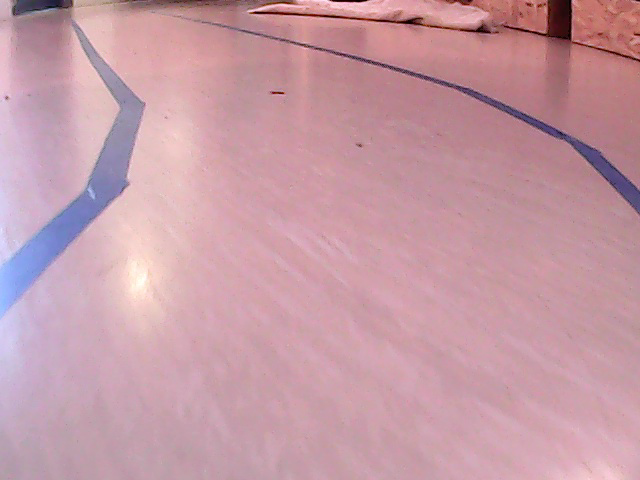
#> input picture frame 5 of videos/30_juni_1.avi, 640 x 480 px, given in place of test.avi, which was not available
$ jupyter execute blue-video-processing.ipynb
#> lines starting #> are read from the running program, lines starting #| are printed output that depends on the picture; after the words box and inside, x2 and y2 are one past the last pixel; in counts of white or black regions, pixels touching at a corner belong together; pictures that were not available may be replaced by others from this repository, and a replacement may not be noted
#> further down, frame is the input picture: shape (480, 640, 3); mean B, G, R 165.8, 154.7, 198
[cell 1]
import cv2
import numpy as np
import math

filename = "test.avi"

video = cv2.VideoCapture(filename)
history = []

def write(image, txt, lineno=1):
    cv2.putText(image, txt, (10,340+40*lineno), cv2.FONT_HERSHEY_SIMPLEX, 0.8, (209, 80, 0, 255), 3)

def get_dy(clean_image, drawable_image):
    # gaussian blur
    blurred = cv2.GaussianBlur(clean_image,(25,25),0)
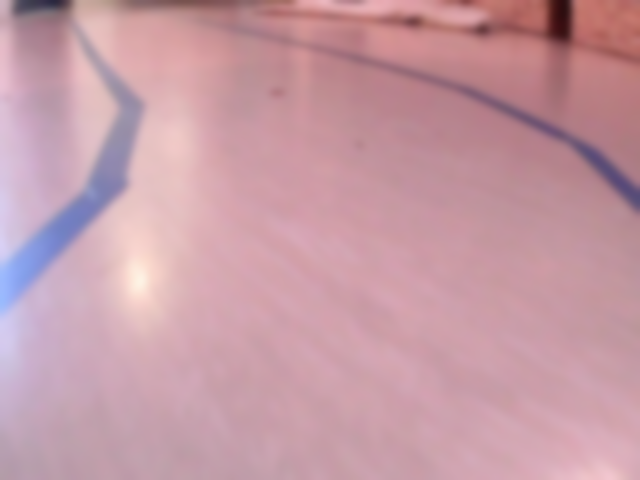
#> blurred: shape (480, 640, 3); mean B, G, R 165.8, 154.7, 198

    hsv = cv2.cvtColor(blurred, cv2.COLOR_BGR2HSV)
#> hsv: shape (480, 640, 3); mean H, S, V 156.8, 58.8, 199.7
    bw = cv2.cvtColor(blurred, cv2.COLOR_BGR2GRAY)
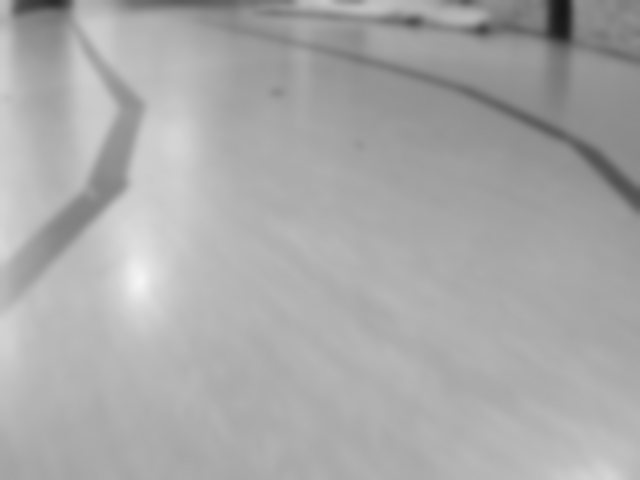
#> bw: shape (480, 640); min 23, max 244, mean 168.9

    blue_lower = np.array([  100, 100, 70])
    blue_upper = np.array([  135, 255, 255])

    # Threshold the HSV image to get only blue colors
    mask = cv2.inRange(hsv, blue_lower, blue_upper)
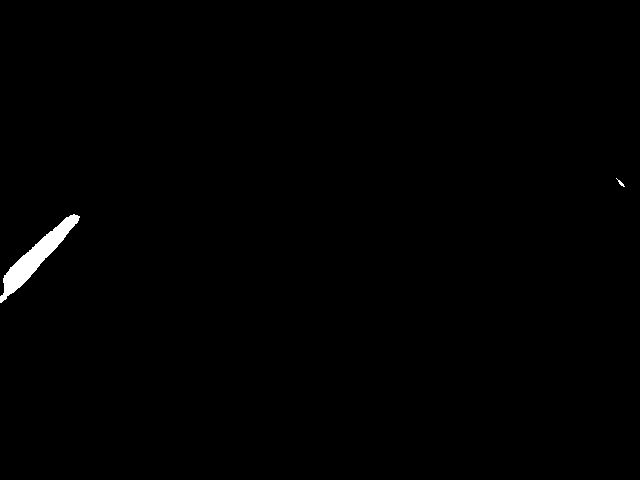
#> mask: shape (480, 640); 0.57% white; 2 white regions, box (x1, y1, x2, y2) and area: (0, 214, 80, 303) 1740, (616, 178, 625, 187) 23

    # canny
    Threshold1 = 5;
    Threshold2 = 40;
    FilterSize = 1
    edge = cv2.Canny(bw, Threshold1, Threshold2, FilterSize)
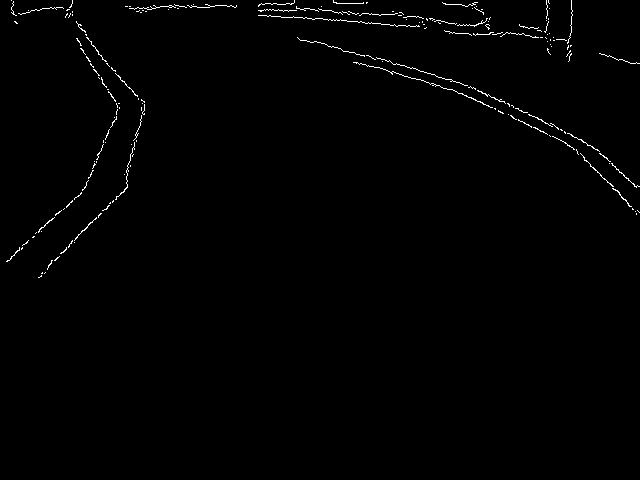
#> edge: shape (480, 640); 0.84% white in thin lines or dots, all inside (x1, y1, x2, y2) = (6, 0, 640, 278)
    edge = cv2.blur(edge,(5,5))
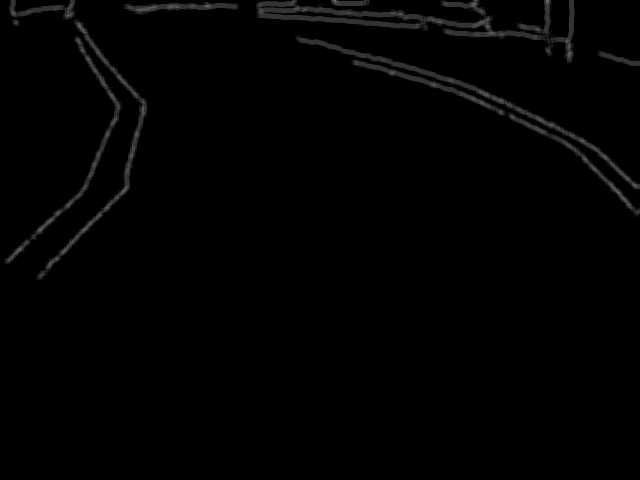
#> edge: shape (480, 640); min 0, max 112, mean 2.1

    both = cv2.bitwise_and(edge, mask)
#> both: shape (480, 640); every value is 0

    # Bitwise-AND mask and original image
    res = cv2.bitwise_and(blurred,blurred, mask=mask)

    contours,h = cv2.findContours(mask,cv2.RETR_EXTERNAL, cv2.CHAIN_APPROX_SIMPLE)
#> contours = 2 contours, 1 with area under 20; largest, box (x1, y1, x2, y2) and area: (0, 214, 80, 303) 1636; h = [[1, -1, -1, -1], [-1, 0, -1, -1]]
    lowest_points = []

    for cnt in contours:
        length = cv2.arcLength(cnt,True)
        approx = cv2.approxPolyDP(cnt,0.005*length,True)

        area = cv2.contourArea(cnt)
        area_per_el = area / len(approx)
        length_per_el = length / len(approx)
        if length_per_el > 50:
            points = sorted(approx, key=lambda x: x[0][1], reverse=True)
            lowest_points.append(points[0][0])

            cv2.drawContours(drawable_image, [approx], -1, (255, 0, 0), 2)
#> this loop made 2 passes
#> (length, area, area_per_el, length_per_el) on pass 1: (259.3, 1636.5, 163.7, 25.93)
#> after the loop, lowest_points = []

    dy = None
    if len(lowest_points) == 2:
        std_points = sorted(lowest_points, key=lambda x: x[0], reverse=True)
        x1, y1 = std_points[0]
        x2, y2 = std_points[1]

        dy = y2-y1
        write(drawable_image, f"dy = {dy}")

        cv2.line(drawable_image,(x1,y1),(x2,y2),(0,0,255),2)

    return [dy, mask, edge, both]


def get_dy_edge(edge, drawable_image):
    y_left = None
    y_right = None
    n = 480
    while n > 0:
        n -= 1

        if y_left is None:
            left_edge = edge[n][:5]
            if sum(left_edge) > 0:
                y_left = n
        if y_right is None:
            right_edge = edge[n][-5:]
            if sum(right_edge) > 0:
                y_right = n


        if y_left is not None and y_right is not None:
            break
#> after the loop, left_edge = [0, 0, 0, 0, 10]; n = 216; right_edge = [10, 10, 10, 10, 0]; y_left = 263; y_right = 216

    if y_left is not None and y_right is not None:
        cv2.line(drawable_image,(0,y_left),(640,y_right),(0,255,255),5)
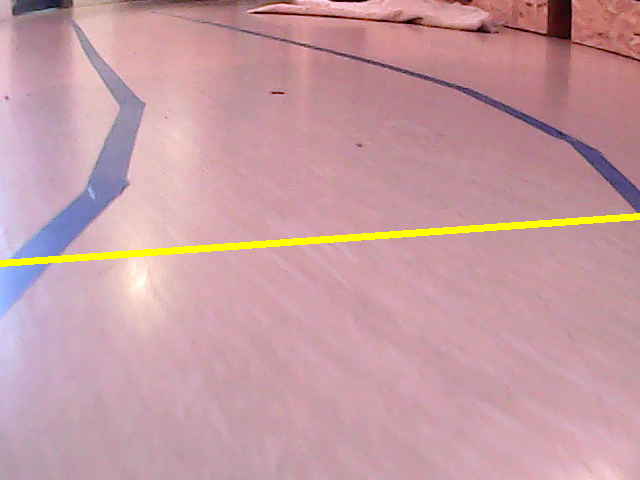
#> drawable_image: shape (480, 640, 3); 1.46% of pixels changed, all inside (x1, y1, x2, y2) = (0, 213, 640, 267)
        return y_left-y_right
    print("left, right", y_left, y_right)

while True:
    ret, frame = video.read()
    if not ret:
        video = cv2.VideoCapture(filename)
        continue

    dy, mask, edge, both = get_dy(frame, frame)
    dy_canny = get_dy_edge(edge, frame)
#> dy_canny = 47

    write(frame, f"dy canny = {dy_canny}", 2)

    cv2.imshow("frame", frame)
    cv2.imshow("alt", mask)
    cv2.imshow("edge", edge)

    key = cv2.waitKey(525)
#> (key Esc is pressed here)
    if key == 27:
        break


cv2.destroyAllWindows()
video.release()

$ run again, starting later in the video
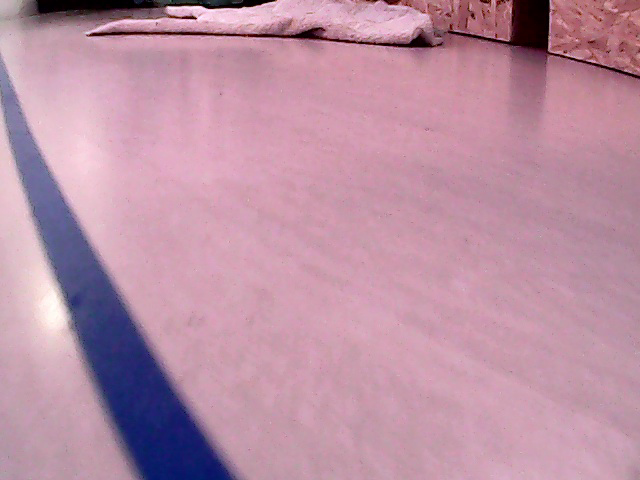
#> input picture frame 22 of videos/30_juni_1.avi, 640 x 480 px, given in place of test.avi, which was not available
#> frame is the input picture: shape (480, 640, 3); mean B, G, R 164.6, 144.7, 187.4
#> hsv: shape (480, 640, 3); mean H, S, V 164.1, 66.8, 191.6
#> in get_dy, `mask = cv2.inRange(hsv, blue_lower, blue_upper)`:
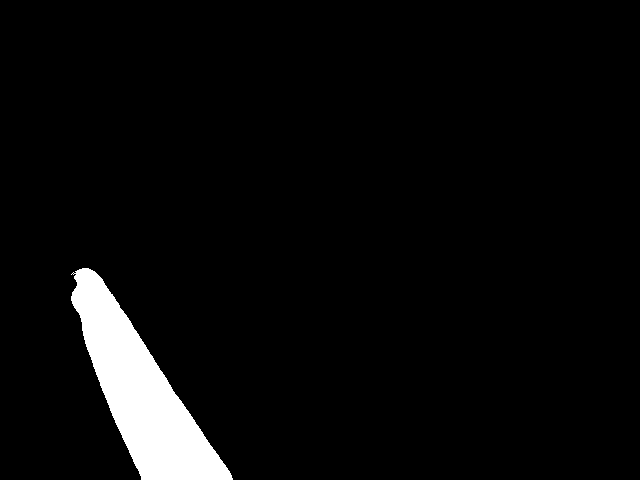
#> mask: shape (480, 640); 4.4% white; 1 white region, box (x1, y1, x2, y2) and area: (71, 268, 233, 480) 13632
#> contours = 1 contour; box (x1, y1, x2, y2) and area: (71, 268, 233, 480) 13364; h = [[-1, -1, -1, -1]]
#> the loop in get_dy, `for cnt in contours:` made 1 pass
#> (length, area, area_per_el, length_per_el) on pass 1: (631.5, 13364.5, 1484.9, 70.17)
#> after the loop in get_dy, `for cnt in contours:`: lowest_points = [[141, 479]]
#> after the loop in get_dy_edge, `while n > 0:`: left_edge = [0, 0, 0, 0, 10]; n = 83; right_edge = [51, 41, 31, 20, 20]; y_left = 135; y_right = 83
#> in get_dy_edge, `cv2.line(drawable_image,(0,y_left),(640,y_right),(0,255,255),5)`:
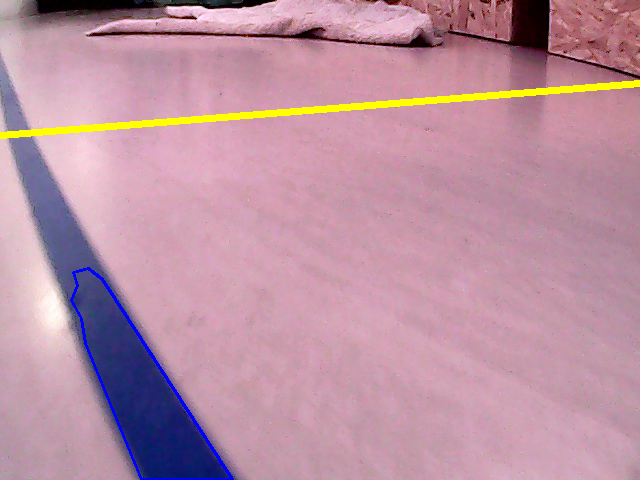
#> drawable_image: shape (480, 640, 3); mean B, G, R 162.9, 145.8, 187.8
#> dy_canny = 52

$ run again, starting later in the video
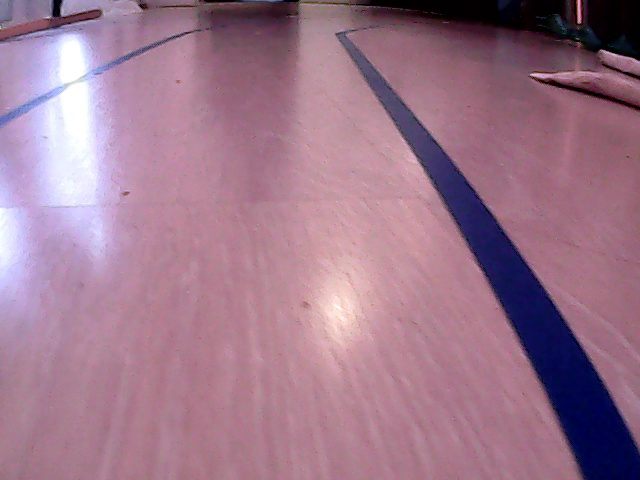
#> input picture frame 40 of videos/30_juni_1.avi, 640 x 480 px, given in place of test.avi, which was not available
#> frame is the input picture: shape (480, 640, 3); mean B, G, R 140.5, 118.8, 157.8
#> hsv: shape (480, 640, 3); mean H, S, V 159.5, 78.7, 163.4
#> in get_dy, `mask = cv2.inRange(hsv, blue_lower, blue_upper)`:
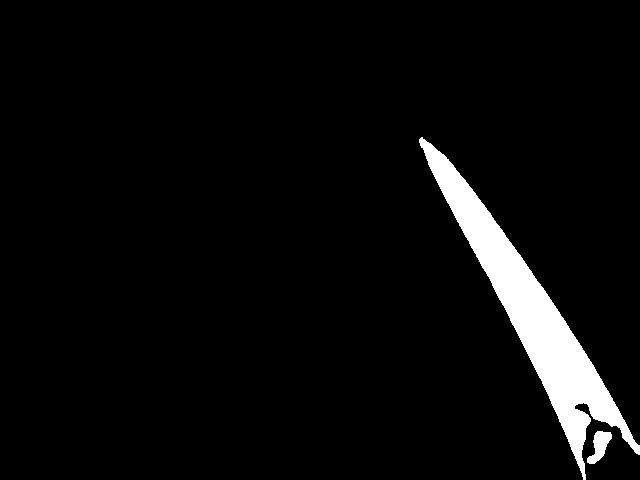
#> mask: shape (480, 640); 4.7% white; 2 white regions, box (x1, y1, x2, y2) and area: (419, 137, 640, 480) 13913, (587, 431, 612, 464) 433
#> contours = 2 contours; box (x1, y1, x2, y2) and area: (419, 137, 640, 480) 13496, (587, 431, 612, 464) 389; h = [[1, -1, -1, -1], [-1, 0, -1, -1]]
#> the loop in get_dy, `for cnt in contours:` made 2 passes
#> (length, area, area_per_el, length_per_el) on pass 2: (1014, 13495.5, 1038.1, 78)
#> after the loop in get_dy, `for cnt in contours:`: lowest_points = [[583, 479]]
#> the loop in get_dy_edge, `while n > 0:` made 351 passes
#> right_edge on passes 1 to 8: [0, 0, 0, 0, 0], [0, 0, 0, 0, 0], [0, 0, 0, 0, 0], [0, 0, 0, 0, 0], [0, 0, 0, 0, 0], [0, 0, 0, 0, 0], [0, 0, 0, 0, 0], [0, 0, 0, 0, 0]
#> after the loop in get_dy_edge, `while n > 0:`: left_edge = [0, 10, 20, 20, 20]; n = 129; y_right = 453
#> in get_dy_edge, `cv2.line(drawable_image,(0,y_left),(640,y_right),(0,255,255),5)`:
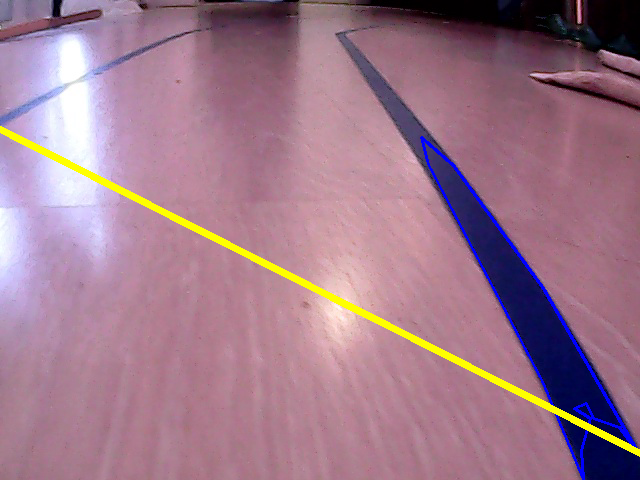
#> drawable_image: shape (480, 640, 3); mean B, G, R 139.4, 120.6, 158.9
#> dy_canny = -324
